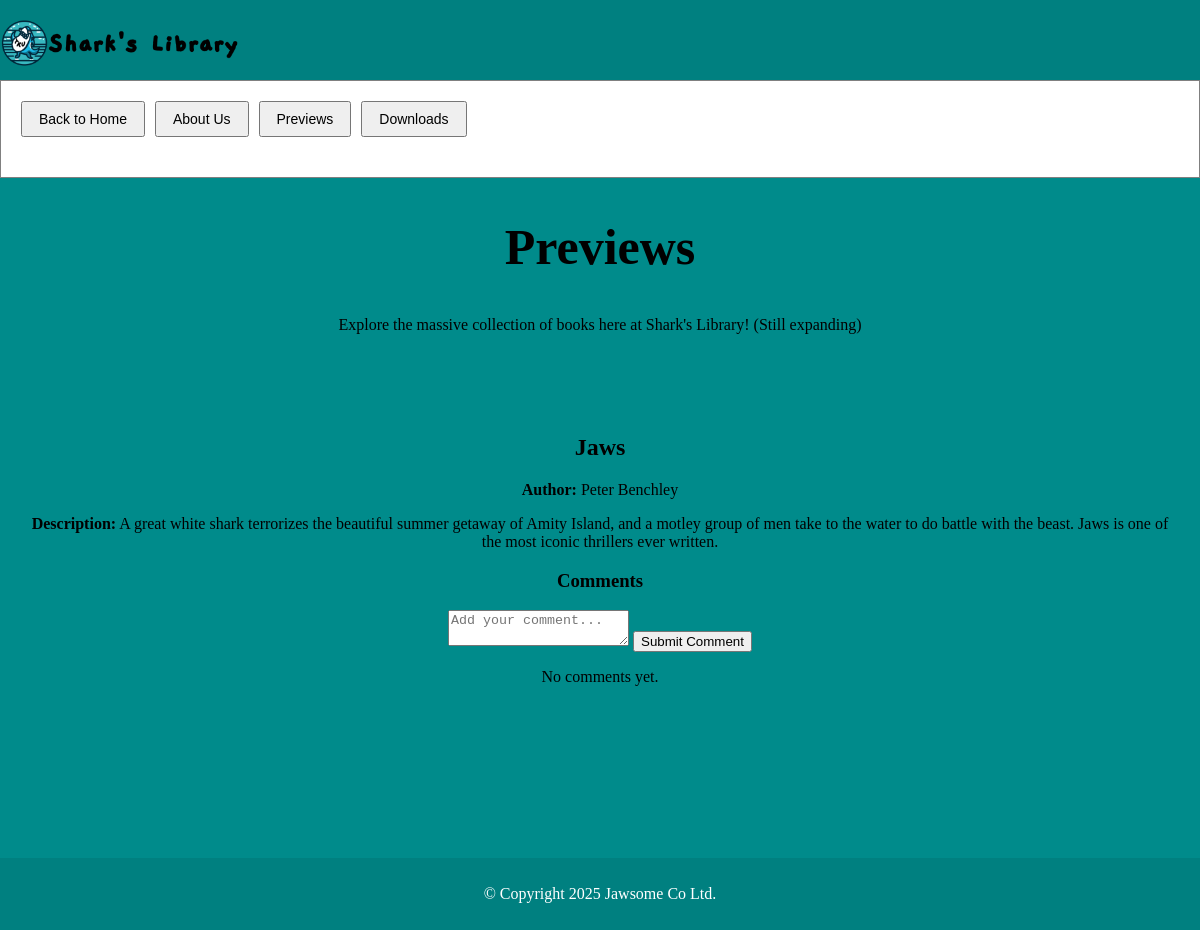
Screenshot of /Library/pages/preview.php?bookID=1 with the database file from the repository.
### tables this page shows
CREATE TABLE IF NOT EXISTS `book` (
  `bookID` int(11) NOT NULL AUTO_INCREMENT COMMENT 'Primary key',
  `title` varchar(255) NOT NULL DEFAULT '' COMMENT 'Book title',
  `description` text NOT NULL DEFAULT 'This is a book description.' COMMENT 'Book description',
  `author` varchar(255) DEFAULT NULL COMMENT 'Book''s author',
  `category` varchar(25) DEFAULT '' COMMENT 'Book category',
  `file_path` varchar(255) NOT NULL DEFAULT '' COMMENT 'Path to PDF file',
  `image_path` varchar(255) NOT NULL DEFAULT '' COMMENT 'Path to cover image',
  `download_count` int(11) NOT NULL DEFAULT 0 COMMENT 'Number of downloads',
  PRIMARY KEY (`bookID`)
);

### Library/pages/preview.php (the view, shortened to what this page needs)
<?php
$host = "localhost";
$username = "admin";
$password = "adminpass";
$database = "librarydb";
$conn = new mysqli($host, $username, $password, $database);
$bookID = isset($_GET['bookID']) ? $_GET['bookID'] : null;
$bookDetails = null;
if ($bookID) {
    $sql = "SELECT * FROM book WHERE bookID = $bookID";
    $bookDetails = $conn->query($sql)->fetch_assoc();
}
$comments = [];
?>
<!DOCTYPE html>
<html lang="en">
<head>
    <link rel="stylesheet" href="../css/style.css">
</head>
<body>
<header>
    <img src="../images/library_logo_header.png" alt="shark with TKU written on its belly" class="hleft">
</header>
<main>
    <section id="top-button">
        <div class="button-row">
            <button onclick="location.href='../index.php'">Back to Home</button>
            <button onclick="location.href='about.html'">About Us</button>
            <button onclick="location.href='preview.php'">Previews</button>
            <button onclick="location.href='download.php'">Downloads</button>
        </div>
    </section>
    <section id="book-previews">
        <h1 class="text title">Previews</h1>
        <p class="text">Explore the massive collection of books here at Shark's Library! (Still expanding)</p>
        <div class="gallery">
        </div>
        <?php if ($bookDetails): ?>
        <div class="book-details">
            <h2><?php echo htmlspecialchars($bookDetails['title']); ?></h2>
            <p><strong>Author:</strong> <?php echo htmlspecialchars($bookDetails['author']); ?></p>
            <p><strong>Description:</strong> <?php echo nl2br(htmlspecialchars($bookDetails['description'])); ?></p>
            <div id="comments-section">
                <h3>Comments</h3>
                <form method="POST">
                    <textarea name="comment" placeholder="Add your comment..." required></textarea>
                    <button type="submit">Submit Comment</button>
                </form>
                <?php if (count($comments) > 0): ?>
                    <ul>
                        <?php foreach ($comments as $comment): ?>
                            <li><?php echo htmlspecialchars($comment['content']); ?></li>
                        <?php endforeach; ?>
                    </ul>
                <?php else: ?>
                    <p>No comments yet.</p>
                <?php endif; ?>
            </div>
        </div>
        <?php endif; ?>
    </section>
</main>
<footer>
    <p>© Copyright 2025 Jawsome Co Ltd.</p>
</footer>
</body>
</html>

### Library/css/style.css (style rules this page uses)
html, body { height: 100%; margin: 0; padding: 0; display: flex; flex-direction: column; }
header { height: 80px; background-color: teal; }
footer { line-height: 40px; display: flex; justify-content: center; background-color: teal; color: white; }
main { flex-grow: 1; }
.text { margin: 20px; }
.text.title { font-size: 50px; }
.home-logo, .hleft { display: block; margin-right: auto; width: 20%; }
.hleft { margin-left: 0; }
.button-row { display: flex; justify-content: flex-start; gap: 10px; margin: 20px; }
.button-row button { padding: 8px 16px; font-size: 14px; cursor: pointer; }
section { display: block; justify-content: flex-start; align-items: flex-start; }
#top-button { border: 1px solid grey; display: flex; height: 12vh; }
#book-previews { background-color: darkcyan; padding: 20px; display: flex; flex-direction: column; align-items: center; min-height: 80vh; text-align: center; }
.gallery { display: grid; grid-template-columns: repeat(3, minmax(180px, 1fr)); grid-template-rows: repeat(3, auto); gap: 20px; width: 90%; max-width: 600px; margin-top: 20px; }

### rows the page displays
book: title "Jaws", author "Peter Benchley", description "A great white shark terrorizes the beautiful summer getaway of Amity Island, and a motley group of men take to the water to do battle with the beast. Jaws is one of the most iconic thrillers ever written."
